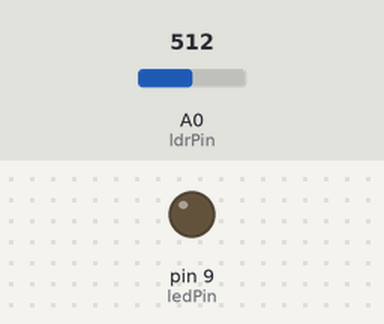
Recording of a sketch running on a simulated Arduino Uno, built with avr-gcc and run on an emulated ATmega328P. Parts: output pins drawn as LEDs (lit = HIGH). The inputs (shaded band) are chosen by the test bench; at power-on: A0 (ldrPin) = 512.

Above: at 1.2 s.
1.3 s: A0 (ldrPin) set to 483
At 2.5 s:
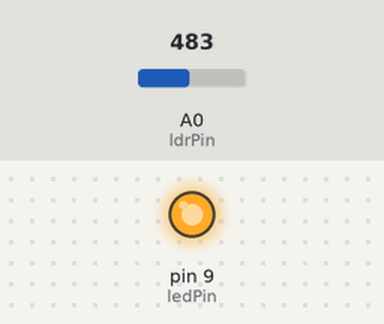
2.8 s: A0 (ldrPin) set to 510
At 3.6 s:
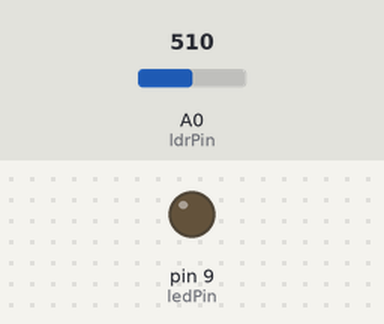
4.3 s: A0 (ldrPin) set to 490
At 4.7 s:
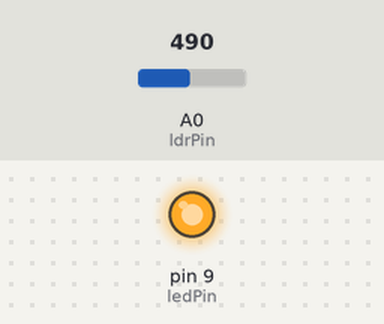
Timing chart, 0 to 7.3 s (numbered marks = the images above; inputs shaded):
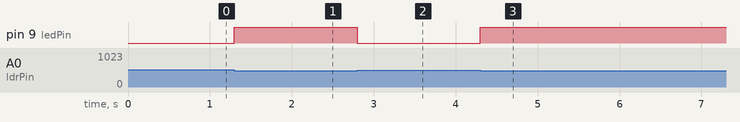

The sketch:

sketch.ino
```cpp
const int ldrPin = A0; // LDR pin
const int ledPin = 9;  // LED pin

void setup() {
  pinMode(ledPin, OUTPUT);
}

void loop() {
  int ldrValue = analogRead(ldrPin);
  if (ldrValue < 500) { // Adjust threshold for darkness
    digitalWrite(ledPin, HIGH);
  } else {
    digitalWrite(ledPin, LOW);
  }
}
```

Measured:
- the behaviour switches between 500 and 499 on A0 (ldrPin) (found by bisection; images 0 and 1)
- after the input at 1.3 s, pin 9 (ledPin): LOW → HIGH at once
- after the input at 2.8 s, pin 9 (ledPin): HIGH → LOW at once
- after the input at 4.3 s, pin 9 (ledPin): LOW → HIGH at once
